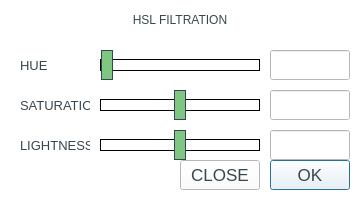
<?xml version="1.0" encoding="UTF-8"?>
<ui version="4.0">
 <class>HSL_filters</class>
 <widget class="QDialog" name="HSL_filters">
  <property name="geometry">
   <rect>
    <x>0</x>
    <y>0</y>
    <width>360</width>
    <height>200</height>
   </rect>
  </property>
  <property name="sizePolicy">
   <sizepolicy hsizetype="Preferred" vsizetype="Preferred">
    <horstretch>0</horstretch>
    <verstretch>0</verstretch>
   </sizepolicy>
  </property>
  <property name="minimumSize">
   <size>
    <width>360</width>
    <height>200</height>
   </size>
  </property>
  <property name="maximumSize">
   <size>
    <width>360</width>
    <height>200</height>
   </size>
  </property>
  <property name="windowTitle">
   <string>Dialog</string>
  </property>
  <property name="styleSheet">
   <string notr="true">background-color: #ffffff;
color: #37474f;</string>
  </property>
  <widget class="QSlider" name="HUE_slider">
   <property name="geometry">
    <rect>
     <x>100</x>
     <y>50</y>
     <width>160</width>
     <height>31</height>
    </rect>
   </property>
   <property name="autoFillBackground">
    <bool>false</bool>
   </property>
   <property name="styleSheet">
    <string notr="true">QSlider::handle:horizontal {
    background: #80c683;
    border: 1px solid #37474f;
    width: 10px;
	margin: -10px 0px;

}

QSlider::groove:horizontal {
    border: 1px solid;
    height: 10px;
    margin: 0px;
}</string>
   </property>
   <property name="minimum">
    <number>0</number>
   </property>
   <property name="maximum">
    <number>359</number>
   </property>
   <property name="singleStep">
    <number>1</number>
   </property>
   <property name="pageStep">
    <number>20</number>
   </property>
   <property name="value">
    <number>0</number>
   </property>
   <property name="sliderPosition">
    <number>0</number>
   </property>
   <property name="tracking">
    <bool>true</bool>
   </property>
   <property name="orientation">
    <enum>Qt::Horizontal</enum>
   </property>
   <property name="invertedAppearance">
    <bool>false</bool>
   </property>
   <property name="invertedControls">
    <bool>false</bool>
   </property>
   <property name="tickPosition">
    <enum>QSlider::TicksAbove</enum>
   </property>
   <property name="tickInterval">
    <number>0</number>
   </property>
  </widget>
  <widget class="QLabel" name="label">
   <property name="geometry">
    <rect>
     <x>20</x>
     <y>50</y>
     <width>70</width>
     <height>30</height>
    </rect>
   </property>
   <property name="font">
    <font>
     <pointsize>10</pointsize>
    </font>
   </property>
   <property name="text">
    <string>HUE</string>
   </property>
  </widget>
  <widget class="QLabel" name="label_2">
   <property name="geometry">
    <rect>
     <x>20</x>
     <y>90</y>
     <width>70</width>
     <height>30</height>
    </rect>
   </property>
   <property name="font">
    <font>
     <pointsize>10</pointsize>
    </font>
   </property>
   <property name="text">
    <string>SATURATION</string>
   </property>
  </widget>
  <widget class="QLabel" name="label_3">
   <property name="geometry">
    <rect>
     <x>20</x>
     <y>130</y>
     <width>70</width>
     <height>30</height>
    </rect>
   </property>
   <property name="font">
    <font>
     <pointsize>10</pointsize>
    </font>
   </property>
   <property name="text">
    <string>LIGHTNESS</string>
   </property>
  </widget>
  <widget class="QSlider" name="SATURATION_HSL_slider">
   <property name="geometry">
    <rect>
     <x>100</x>
     <y>90</y>
     <width>160</width>
     <height>31</height>
    </rect>
   </property>
   <property name="autoFillBackground">
    <bool>false</bool>
   </property>
   <property name="styleSheet">
    <string notr="true">QSlider::handle:horizontal {
    background: #80c683;
    border: 1px solid #37474f;
    width: 10px;
	margin: -10px 0px;

}

QSlider::groove:horizontal {
    border: 1px solid;
    height: 10px;
    margin: 0px;
}</string>
   </property>
   <property name="minimum">
    <number>0</number>
   </property>
   <property name="maximum">
    <number>200</number>
   </property>
   <property name="singleStep">
    <number>1</number>
   </property>
   <property name="pageStep">
    <number>10</number>
   </property>
   <property name="value">
    <number>100</number>
   </property>
   <property name="sliderPosition">
    <number>100</number>
   </property>
   <property name="tracking">
    <bool>true</bool>
   </property>
   <property name="orientation">
    <enum>Qt::Horizontal</enum>
   </property>
   <property name="invertedAppearance">
    <bool>false</bool>
   </property>
   <property name="invertedControls">
    <bool>false</bool>
   </property>
   <property name="tickPosition">
    <enum>QSlider::TicksAbove</enum>
   </property>
   <property name="tickInterval">
    <number>0</number>
   </property>
  </widget>
  <widget class="QSlider" name="LIGHTNESS_HSL_slider">
   <property name="geometry">
    <rect>
     <x>100</x>
     <y>130</y>
     <width>160</width>
     <height>31</height>
    </rect>
   </property>
   <property name="autoFillBackground">
    <bool>false</bool>
   </property>
   <property name="styleSheet">
    <string notr="true">QSlider::handle:horizontal {
    background: #80c683;
    border: 1px solid #37474f;
    width: 10px;
	margin: -10px 0px;

}

QSlider::groove:horizontal {
    border: 1px solid;
    height: 10px;
    margin: 0px;
}</string>
   </property>
   <property name="minimum">
    <number>0</number>
   </property>
   <property name="maximum">
    <number>200</number>
   </property>
   <property name="singleStep">
    <number>1</number>
   </property>
   <property name="pageStep">
    <number>10</number>
   </property>
   <property name="value">
    <number>100</number>
   </property>
   <property name="sliderPosition">
    <number>100</number>
   </property>
   <property name="tracking">
    <bool>true</bool>
   </property>
   <property name="orientation">
    <enum>Qt::Horizontal</enum>
   </property>
   <property name="invertedAppearance">
    <bool>false</bool>
   </property>
   <property name="invertedControls">
    <bool>false</bool>
   </property>
   <property name="tickPosition">
    <enum>QSlider::TicksAbove</enum>
   </property>
   <property name="tickInterval">
    <number>0</number>
   </property>
  </widget>
  <widget class="QPushButton" name="pushButton">
   <property name="geometry">
    <rect>
     <x>270</x>
     <y>160</y>
     <width>80</width>
     <height>30</height>
    </rect>
   </property>
   <property name="font">
    <font>
     <pointsize>13</pointsize>
    </font>
   </property>
   <property name="styleSheet">
    <string notr="true">color: #37474f;
</string>
   </property>
   <property name="text">
    <string>OK</string>
   </property>
  </widget>
  <widget class="QLabel" name="label_4">
   <property name="geometry">
    <rect>
     <x>70</x>
     <y>10</y>
     <width>220</width>
     <height>20</height>
    </rect>
   </property>
   <property name="text">
    <string>HSL FILTRATION</string>
   </property>
   <property name="alignment">
    <set>Qt::AlignCenter</set>
   </property>
  </widget>
  <widget class="QLineEdit" name="lineEdit">
   <property name="geometry">
    <rect>
     <x>270</x>
     <y>50</y>
     <width>80</width>
     <height>30</height>
    </rect>
   </property>
   <property name="styleSheet">
    <string notr="true">color: #37474f;
border-color: #37474f;
border-width: 2px;
</string>
   </property>
   <property name="inputMask">
    <string/>
   </property>
   <property name="text">
    <string/>
   </property>
   <property name="maxLength">
    <number>32767</number>
   </property>
  </widget>
  <widget class="QLineEdit" name="lineEdit_2">
   <property name="geometry">
    <rect>
     <x>270</x>
     <y>90</y>
     <width>80</width>
     <height>30</height>
    </rect>
   </property>
   <property name="styleSheet">
    <string notr="true">color: #37474f;
border-color: #37474f;
border-width: 2px;
</string>
   </property>
   <property name="inputMask">
    <string/>
   </property>
   <property name="text">
    <string/>
   </property>
   <property name="maxLength">
    <number>32767</number>
   </property>
  </widget>
  <widget class="QLineEdit" name="lineEdit_3">
   <property name="geometry">
    <rect>
     <x>270</x>
     <y>130</y>
     <width>80</width>
     <height>30</height>
    </rect>
   </property>
   <property name="styleSheet">
    <string notr="true">color: #37474f;
border-color: #37474f;
border-width: 2px;
</string>
   </property>
   <property name="inputMask">
    <string/>
   </property>
   <property name="text">
    <string/>
   </property>
   <property name="maxLength">
    <number>32767</number>
   </property>
  </widget>
  <widget class="QPushButton" name="close">
   <property name="geometry">
    <rect>
     <x>180</x>
     <y>160</y>
     <width>80</width>
     <height>30</height>
    </rect>
   </property>
   <property name="font">
    <font>
     <pointsize>13</pointsize>
    </font>
   </property>
   <property name="styleSheet">
    <string notr="true">color: #37474f;
</string>
   </property>
   <property name="text">
    <string>CLOSE</string>
   </property>
  </widget>
 </widget>
 <resources/>
 <connections/>
</ui>
